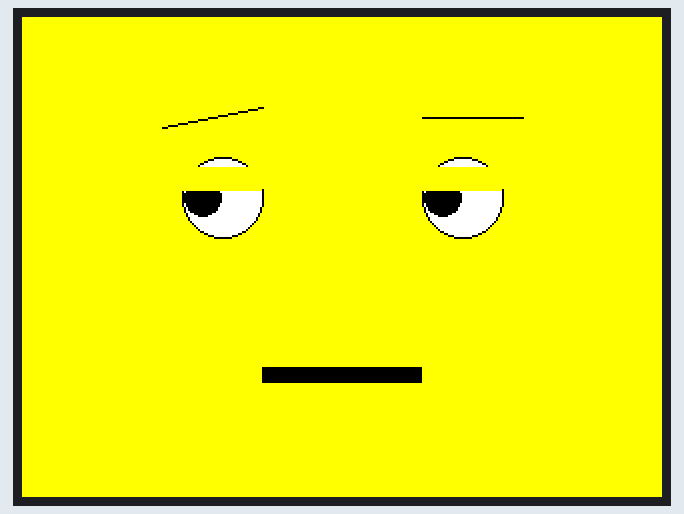
Simulated run of this sketch. Board: Arduino Uno, built with avr-gcc and run on an emulated ATmega328P. Shown: 320×240 colour display.

Above: at 0.3 s.

The sketch:

Annoyed.ino
```cpp
#include <Adafruit_GFX.h>
#include <Adafruit_ILI9341.h>
#include <SPI.h>

#define TFT_CS   10
#define TFT_DC   9
#define TFT_RST  8

Adafruit_ILI9341 tft = Adafruit_ILI9341(TFT_CS, TFT_DC, TFT_RST);

void setup() {

  tft.begin();
  tft.setRotation(1);

  // full screen face
  tft.fillScreen(ILI9341_YELLOW);

  int cx = 160;
  int cy = 120;

  // annoyed eyebrow (slanted)
  tft.drawLine(cx - 90, cy - 65, cx - 40, cy - 75, ILI9341_BLACK);
  tft.drawLine(cx + 40, cy - 70, cx + 90, cy - 70, ILI9341_BLACK);

  // eye whites
  tft.fillCircle(cx - 60, cy - 30, 20, ILI9341_WHITE);
  tft.drawCircle(cx - 60, cy - 30, 20, ILI9341_BLACK);

  tft.fillCircle(cx + 60, cy - 30, 20, ILI9341_WHITE);
  tft.drawCircle(cx + 60, cy - 30, 20, ILI9341_BLACK);

  // side-looking pupils (both looking left)
  tft.fillCircle(cx - 70, cy - 30, 9, ILI9341_BLACK);
  tft.fillCircle(cx + 50, cy - 30, 9, ILI9341_BLACK);

  // eyelids (half closed)
  tft.fillRect(cx - 80, cy - 45, 40, 12, ILI9341_YELLOW);
  tft.fillRect(cx + 40, cy - 45, 40, 12, ILI9341_YELLOW);

  // flat annoyed mouth
  tft.fillRect(cx - 40, cy + 55, 80, 8, ILI9341_BLACK);
}

void loop() {
}
```
